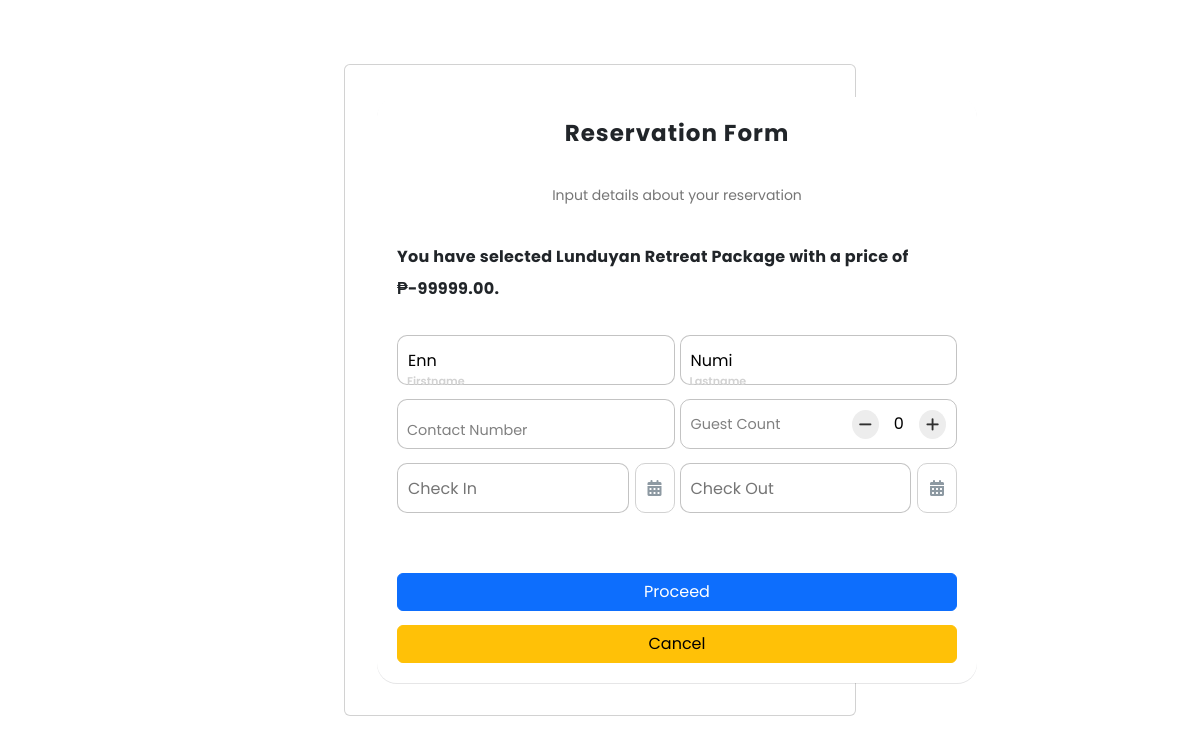
The app's page /guest_side/select_package2.php?id=2 (signed in), older data.
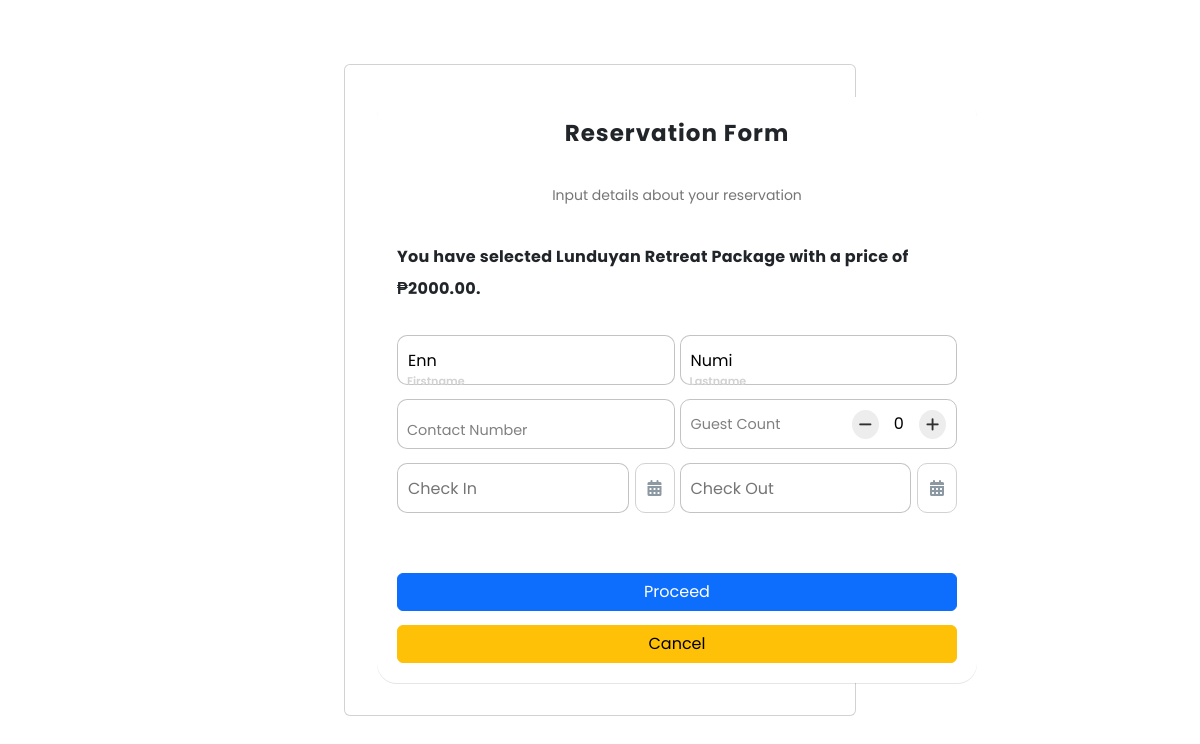
The same page, newer data.
### tables this page shows
CREATE TABLE `packages` (
  `package_id` int(11) NOT NULL,
  `service_id` int(11) DEFAULT NULL,
  `name` varchar(255) DEFAULT NULL,
  `price` decimal(10,2) DEFAULT NULL,
  `type` varchar(100) NOT NULL,
  `description` text DEFAULT NULL,
  `image_path` varchar(255) DEFAULT NULL
);

CREATE TABLE `users` (
  `user_id` int(5) NOT NULL,
  `first_name` varchar(255) NOT NULL,
  `last_name` varchar(255) NOT NULL,
  `email` varchar(255) NOT NULL,
  `password` varchar(255) NOT NULL,
  `profile_picture` varchar(255) NOT NULL,
  `timestamp` timestamp NOT NULL DEFAULT current_timestamp() ON UPDATE current_timestamp()
);

### guest_side/select_package2.php (the view, shortened to what this page needs)
<?php
require_once("fetch_packages.php");
$user_id = $_SESSION['user_id'];
 $id = $_GET['id'];
 $sql = "SELECT * FROM packages WHERE package_id = '$id'";
$stmt = $conn->prepare($sql);
$stmt->execute();
$row = $stmt->fetch(PDO::FETCH_ASSOC);
$package = $row['name'];
$price = $row['price'];
?>
<!DOCTYPE html>
<html lang="en">
<head>
    <link rel="stylesheet" href="https://cdnjs.cloudflare.com/ajax/libs/font-awesome/6.4.0/css/all.min.css" />
    <link href="https://cdn.jsdelivr.net/npm/bootstrap@5.3.1/dist/css/bootstrap.min.css" rel="stylesheet">
    <link rel="stylesheet" href="./css/guest-style.css">
    <link rel="stylesheet" href="https://cdnjs.cloudflare.com/ajax/libs/font-awesome/6.4.0/css/all.min.css" />
    <link rel="stylesheet" href="./css/reservation-styles.css">
    <link href="https://cdn.jsdelivr.net/npm/bootstrap@5.3.1/dist/css/bootstrap.min.css" rel="stylesheet">
</head>
<body>
        <section class=" mx-3 my-3">
             <div class="mx-5 my-5 row">
                 <div class="container col-md-6 mt-3 mb-5">
        <div class="card">
            <div class="card-body">
        <div class="">
            <form method="post" class="reservation-form mx-3 my-3">
                <p class="reservation-title">Reservation Form</p>
                <p class="message">Input details about your reservation</p>
                <p class="service-name">You have selected <?php echo $package; ?> with a price of ₱<?php echo $price; ?>.</p>
                <div class="reserve-flex">
                     <?php
                      $sql = "SELECT *
                    FROM users WHERE user_id = '$user_id'";
                    $stmt = $conn->prepare($sql);
                    $stmt->execute();
                    $row = $stmt->fetch(PDO::FETCH_ASSOC);
                      ?>
                    <label>
                        <input required="" placeholder="" type="text" class="input" name="first_name" value="<?php echo $row['first_name']; ?>">
                        <span>Firstname</span>
                    </label>
                    <label>
                        <input required="" placeholder="" type="text" class="input" name="last_name" value="<?php echo $row['last_name']; ?>">
                        <span>Lastname</span>
                    </label>
                </div>
                <div class="reserve-flex">
                    <label>
                        <input required="" placeholder="" type="text" class="input" name="contact_no">
                        <span>Contact Number</span>
                    </label>
                    <label>
                        <div class="guest-div">
                            <div class="input-guest">
                                <i class="fa-solid fa-minus guest-count-con" onclick="decrementValue()"></i>
                                <input type="text" id="guest_count" name="guest_count" readonly value="0">
                                <i class="fa-solid fa-plus guest-count-con" onclick="incrementValue()"></i>
                            </div>
                            <span class="for-guest">Guest Count</span>
                        </div>
                    </label>
                </div>
                <div class="reserve-flex">
                      <label class="select-date">
                        <input required="" placeholder="Check In" name="date_from" type="text" class="input" readonly style="cursor: pointer" id="check_in_date">
                        <div class="sched-buttons" id="calendar-icon-in">
                            <i class="fa-solid fa-calendar-days calendar-icon" title="toggle" data-toggle="calendar-in"></i>
                        </div>
                    </label>
                     <label class="select-date">
                        <input required="" placeholder="Check Out" name="date_to" type="text" class="input" readonly style="cursor: pointer" id="check_out_date">
                        <div class="sched-buttons" id="calendar-icon-out">
                            <i class="fa-solid fa-calendar-days calendar-icon" title="toggle" data-toggle="check_out"></i>
                        </div>
                    </label>
                </div>
                <br>
                <button type="submit" name="submit" class="btn btn-primary">Proceed</button>
                <a href="select_package.php" class="btn btn-warning" role="button">Cancel</a>
           </form>
        </div>
    </div>
</div>
</div>
</div>
    </section>
<?php include "check-in-out.php"; ?>
</body>

### guest_side/check-in-out.php (shortened to what this page needs)
<body>
</body>

### guest_side/css/reservation-styles.css (style rules this page uses)
:root { --blue: #235789; --white: #ffffff; --yellow: #f7f585; }
* { margin: 0; padding: 0; box-sizing: border-box; font-family: 'Poppins', sans-serif; }
body { margin: 0; padding: 0; background-color: #ededed; min-height: 100vh; }
.reservation-form { display: flex; flex-direction: column; gap: 14px; width: 600px; background-color: #fff; padding: 20px; border-radius: 20px; position: relative; margin-top: 30px; box-shadow: rgba(17, 17, 26, 0.1) 0px 1px 0px; }
.reservation-title { text-align: center; font-weight: 700; font-size: 23px; letter-spacing: 1px; }
.reservation-form .message { text-align: center; }
.reserve-flex { display: flex; justify-content: center; max-width: 100%; gap: 5px; }
.reservation-form label { position: relative; width: 100%; }
.reservation-form label .input { width: 100%; height: 50px; outline: 0; border: 1px solid rgba(105, 105, 105, 0.397); border-radius: 10px; padding: 10px; }
.reservation-form label .input+span { position: absolute; left: 10px; top: 15px; color: grey; font-size: 0.9em; cursor: text; transition: 0.3s ease; }
.reservation-form label .input:focus+span, .reservation-form label .input:valid+span { top: 30px; font-size: 0.7em; font-weight: 600; color: #d2d2d2; }
.select-date { display: flex; align-items: center; gap: 6px; }
.sched-buttons { display: flex; align-items: center; justify-content: center; padding: 12px; border: solid #d2d2d2 1px; height: 50px; border-radius: 10px; cursor: pointer; }
.calendar-icon { color: #8d99a2; }
#guest_count { outline: none; border: none; width: 20px; text-align: center; }
.guest-div { display: flex; position: relative; align-items: center; justify-content: space-between; flex-direction: row-reverse; width: 100%; height: 50px; outline: 0; border: 1px solid rgba(105, 105, 105, 0.397); border-radius: 10px; padding: 10px; }
.guest-div .input-guest { display: flex; align-items: center; gap: 10px; justify-content: end; width: 50%; }
.guest-div .for-guest { left: 10px; top: 15px; color: grey; font-size: 0.9em; cursor: text; transition: 0.3s ease; }
.guest-count-con { background-color: #ededed; padding: 7px; cursor: pointer; border-radius: 50%; text-align: center; color: #303030; font-size: 15px; }

Row changes from the older to the newer data that the page shows:
changed packages "Lunduyan Retreat Package": price "-99999.00" → "2000.00"
